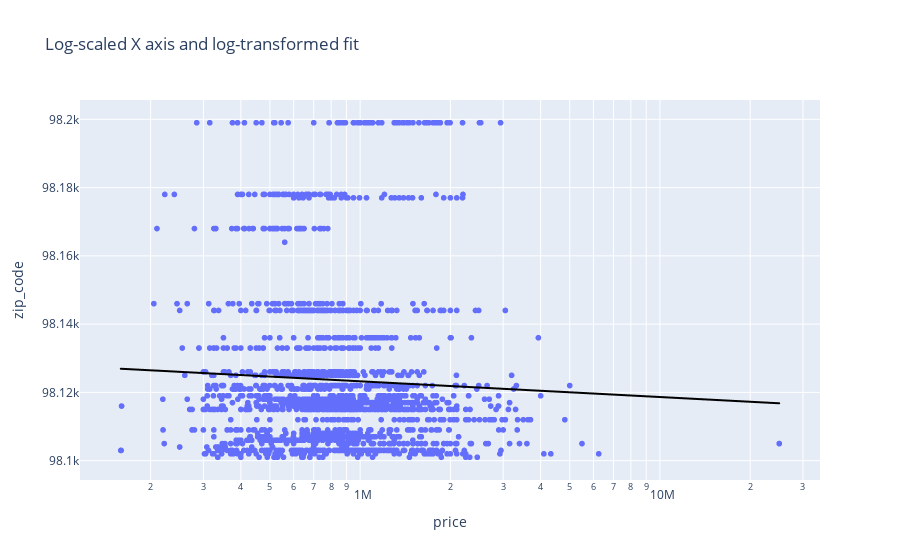

This figure's notebook cell:
### Code cell
fig = px.scatter(train, x="price", y="zip_code", log_x=True, 
                 trendline="ols", trendline_options=dict(log_x=True),trendline_color_override="black",
                 title="Log-scaled X axis and log-transformed fit")
fig.show()

### Figure 1 — Plotly figure (JSON) as saved in the notebook; plotly's stock layout.template omitted (floating-point values rounded to 4 significant figures; data arrays with more than 128 entries replaced by an {"elided": "..."} marker saying what was removed)
{"data": [{"hovertemplate": "price=%{x}<br>zip_code=%{y}<extra></extra>", "legendgroup": "", "marker": {"color": "#636efa", "symbol": "circle"}, "mode": "markers", "name": "", "showlegend": false, "type": "scattergl", "x": {"elided": "2016 int values"}, "xaxis": "x", "y": {"elided": "2016 int values"}, "yaxis": "y"}, {"hovertemplate": "<b>OLS trendline</b><br>zip_code = -4.61057 * log10(price) + 98150.9<br>R<sup>2</sup>=0.002073<br><br>price=%{x}<br>zip_code=%{y} <b>(trend)</b><extra></extra>", "legendgroup": "", "line": {"color": "black"}, "marker": {"color": "#636efa", "symbol": "circle"}, "mode": "lines", "name": "", "showlegend": false, "type": "scattergl", "x": {"elided": "2016 int values"}, "xaxis": "x", "y": {"elided": "2016 float values"}, "yaxis": "y"}], "layout": {"legend": {"tracegroupgap": 0}, "title": {"text": "Log-scaled X axis and log-transformed fit"}, "xaxis": {"anchor": "y", "domain": [0, 1], "title": {"text": "price"}, "type": "log"}, "yaxis": {"anchor": "x", "domain": [0, 1], "title": {"text": "zip_code"}}}}
